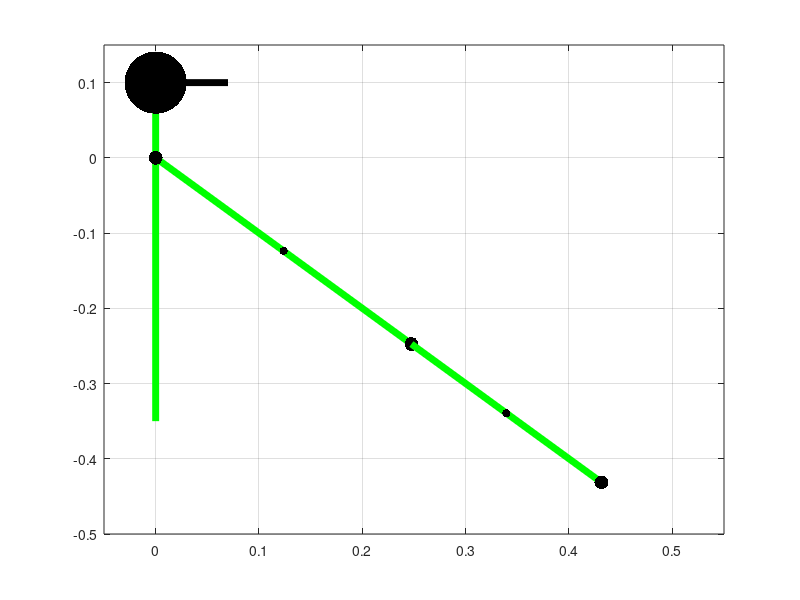

This chart was generated by the following MATLAB code: (Note: this script raises an error after producing the figure.)
clear all
close all
clc

%n = 100;
L_upper = 0.35;
L_fore = 0.26;

g = 9.81;   %gravity constant
m_tot = 70; %total body mass in Kg
p_upper = (2.71/100)*m_tot*g; %mass upper arm
p_fore = (1.62/100)*m_tot*g;  %mass forearm
p_hand = (0.61/100)*m_tot*g;  %mass hand
param = load('opt_param.mat'); %row vector
n = length(param.opt_param)/2;

radius = param.opt_param(1, n+1:end);
angle = param.opt_param(1, 1:n);

wh = p_hand*g; %weight of the hand
phi1 = -pi/4;
k = 10;
phi2 = linspace(0, 2*pi/3, k);

sh_pos = [0; 0];
el_pos = sh_pos + [L_upper*cos(phi1); L_upper*(sin(phi1))];
dist_se = [sh_pos, el_pos];

sh_el = [(sh_pos(1)+el_pos(1))/2; (sh_pos(2)+el_pos(2))/2];

alpha = phi2(1)+phi1;
wr_pos = el_pos + [L_fore*cos(alpha); L_fore*(sin(alpha))];
el_wr = [(el_pos(1)+wr_pos(1))/2; (el_pos(2)+wr_pos(2))/2];
dist_ew = [el_pos, wr_pos];

head_pos = [0; .1];
bas_pos = [0; -.35];
dist_headbas = [head_pos, bas_pos];
nose_pos = [.07; .1];
dist_noshead = [head_pos, nose_pos];

figure(1)

plot(dist_headbas(1, :), dist_headbas(2, :), 'g', 'linewidth', 5);
hold on
plot(dist_se(1, :), dist_se(2, :), 'g', 'linewidth', 5);
grid on
hold on
scatter(head_pos(1), head_pos(2), 2000, 'k', 'filled');
hold on
scatter(el_pos(1), el_pos(2), 100, 'k', 'filled');
hold on
scatter(sh_pos(1), sh_pos(2), 100, 'k', 'filled');
hold on
scatter(sh_el(1), sh_el(2), 'k', 'filled');
hold on
plot(dist_noshead(1, :), dist_noshead(2, :), 'k', 'linewidth', 5);
hold on
a = plot(dist_ew(1, :), dist_ew(2, :), 'g', 'linewidth', 5);
hold on
b = scatter(wr_pos(1), wr_pos(2), 100, 'k', 'filled');
hold on
c = scatter(el_wr(1), el_wr(2), 'k', 'filled');
hold on
handles = [];


axis([-.05, .55, -0.5, .15])

for j = 2:k
 
    alpha = phi2(j)+phi1;
    wr_pos = el_pos + [L_fore*cos(alpha); L_fore*(sin(alpha))];
    el_wr = [(el_pos(1)+wr_pos(1))/2; (el_pos(2)+wr_pos(2))/2];
    dist_ew = [el_pos, wr_pos];
    hold on
    for i = 1:n
        f = draw_marionet_handles(radius(i), angle(i), el_pos, wr_pos);
        handles = [handles; f];
    end
    set(a, 'XData', dist_ew(1, :));
    set(a, 'YData', dist_ew(2, :));
    set(b, 'XData', wr_pos(1));
    set(b, 'YData', wr_pos(2));
    set(c, 'XData', el_wr(1));
    set(c, 'YData', el_wr(2));
    drawnow  

    axis([-.05, .55, -0.5, .15])
    pause(.000001)
    if (j~=k)
        delete(handles);
    end
    
end